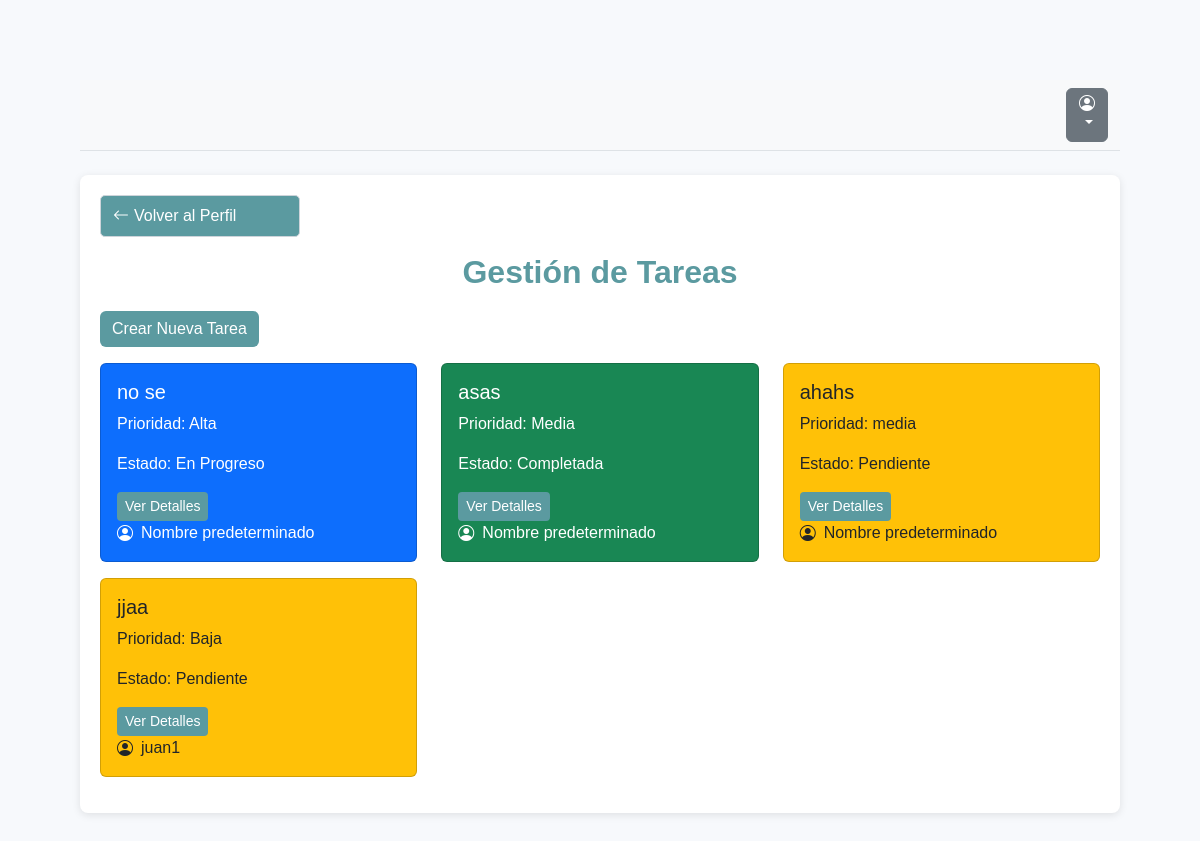
Page /tareas/ on the committed database.
### project/models.py (models this page shows, shortened)
class Tarea(models.Model):
    id = models.AutoField(primary_key=True)
    titulo = models.CharField(max_length=100)
    descripcion = models.TextField()
    fecha_limite = models.DateField()
    prioridad = models.CharField(max_length=50)
    estado = models.CharField(max_length=50)
    observaciones = models.TextField(blank=True)
    equipo = models.ForeignKey(Equipo, on_delete=models.CASCADE)
    asignado_a = models.ForeignKey(Desarrollador, on_delete=models.CASCADE)

class Desarrollador(models.Model):
    id = models.AutoField(primary_key=True)
    usuario = models.OneToOneField(Usuario, on_delete=models.CASCADE)

class Usuario(models.Model):
    ADMINISTRADOR = 'Administrador'
    LIDER_PROYECTO = 'Líder de Proyecto'
    DESARROLLADOR = 'Desarrollador'
    ROLES = [
        (ADMINISTRADOR, 'Administrador'),
        (LIDER_PROYECTO, 'Líder de Proyecto'),
        (DESARROLLADOR, 'Desarrollador'),
    ]
    id = models.AutoField(primary_key=True)
    nombre = models.CharField(max_length=100, default="Nombre predeterminado")
    correo_electronico = models.EmailField(unique=True)
    contrasena = models.CharField(max_length=255)
    rol = models.CharField(max_length=50, choices=ROLES, default=DESARROLLADOR)

### project/views.py (the view, shortened to what this page needs)
# urls.py: path('tareas/', views.gestion_tareas, name='gestion_tareas'),
def gestion_tareas(request):
    tareas = Tarea.objects.all()
    desarrolladores = Desarrollador.objects.all()
    equipos = Equipo.objects.all()
    return render(request, 'gestion_tareas.html', {
        'tareas': tareas,
        'desarrolladores': desarrolladores,
        'equipos': equipos  # Pasar los equipos al contexto
    })

### project/templates/gestion_tareas.html (shortened to what this page needs)
{% load static %}
<!DOCTYPE html>
<html lang="es">
<head>
    <link href="https://cdn.jsdelivr.net/npm/bootstrap@5.3.3/dist/css/bootstrap.min.css" rel="stylesheet">
    <link href="https://cdn.jsdelivr.net/npm/bootstrap-icons/font/bootstrap-icons.css" rel="stylesheet">
    <link href="{% static 'css/gestion_tareas.css' %}" rel="stylesheet">
</head>
<body>
    <nav class="navbar navbar-expand-lg navbar-light bg-light border-bottom">
        <div class="container-fluid">
            <div class="dropdown ms-auto">
                <button class="btn btn-secondary dropdown-toggle" type="button" id="perfilMenu" data-bs-toggle="dropdown" aria-expanded="false">
                    <i class="bi bi-person-circle"></i>
                </button>
            </div>
        </div>
    </nav>
    <div class="container mt-4">
        <a href=""
                class="flecha-regresar mb-3">
                <i class="bi bi-arrow-left"></i> Volver al Perfil
        </a>
        <h2 class="text-center">Gestión de Tareas</h2>
        <button class="btn btn-primary mb-3" data-bs-toggle="modal" data-bs-target="#crearTareaModal">
            Crear Nueva Tarea
        </button>
        <div class="row">
            {% for tarea in tareas %}
                <div class="col-md-4 mb-3">
                    <div class="card {% if tarea.estado == 'Pendiente' %}bg-warning{% elif tarea.estado == 'En Progreso' %}bg-primary text-white{% elif tarea.estado == 'Completada' %}bg-success text-white{% endif %}">
                        <div class="card-body">
                            <h5 class="card-title">{{ tarea.titulo }}</h5>
                            <p class="card-text">Prioridad: {{ tarea.prioridad }}</p>
                            <p class="card-text">Estado: {{ tarea.estado }}</p>
                            <button class="btn btn-info btn-sm" data-bs-toggle="modal" data-bs-target="#detalleTareaModal{{ tarea.id }}">
                                Ver Detalles
                            </button>
                            <div class="d-flex align-items-center">
                                <i class="bi bi-person-circle me-2"></i>
                                <span>{{ tarea.asignado_a.usuario.nombre }}</span>
                            </div>
                        </div>
                    </div>
                </div>
            {% endfor %}
        </div>
    </div>
</body>
</html>

### project/static/css/gestion_tareas.css (style rules this page uses)
body { background-color: #f7f9fc; font-family: 'Arial', sans-serif; padding: 5rem; }
.container { background-color: #ffffff; border-radius: 8px; padding: 20px; box-shadow: 0 2px 8px rgba(0, 0, 0, 0.1); }
h2 { color: #5b9aa0; font-weight: bold; margin-bottom: 20px; text-align: center; }
.btn-primary { background-color: #5b9aa0; border: none; }
.btn-info { background-color: #5b9aa0; border: none; color: white; }
.bi-person-circle { display: flex; align-items: center; }
.flecha-regresar { width: 20%; display: inline-flex; align-items: center; background-color: #5b9aa0; border: 1px solid #ced4da; color: #ffffff; text-decoration: none; padding: 8px 12px; border-radius: 5px; transition: background-color 0.2s, color 0.2s; }
.flecha-regresar i { margin-right: 5px; }

### rows in the picture
Tarea: titulo "no se", prioridad "Alta", estado "En Progreso", asignado_a.usuario.nombre "Nombre predeterminado"
Tarea: titulo "asas", prioridad "Media", estado "Completada", asignado_a.usuario.nombre "Nombre predeterminado"
Tarea: titulo "ahahs", prioridad "media", estado "Pendiente", asignado_a.usuario.nombre "Nombre predeterminado"
Tarea: titulo "jjaa", prioridad "Baja", estado "Pendiente", asignado_a.usuario.nombre "juan1"
